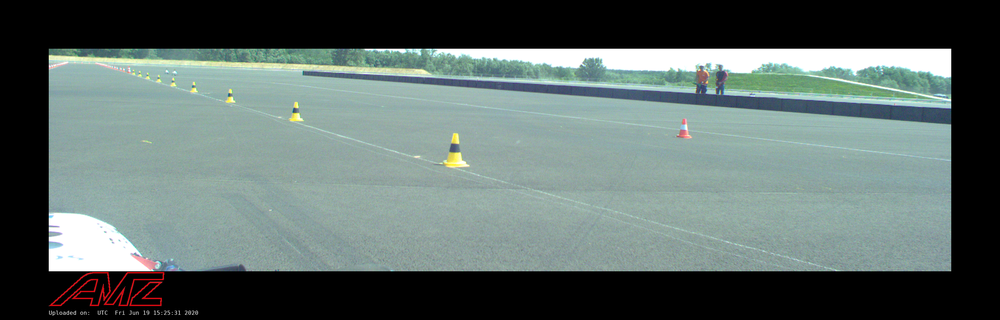
#> input picture images/droite/amz_00886.png, 1000 x 320 px, shrunk from 2872 x 920 before the run
$ python -i proto2.py   (imports and definitions only)
#> lines starting #> are read from the running program, lines starting #| are printed output that depends on the picture; after the words box and inside, x2 and y2 are one past the last pixel; in counts of white or black regions, pixels touching at a corner belong together
#> further down, picture is the input picture: shape (320, 1000, 3); mean B, G, R 105.4, 108.7, 94.5
from ast import main
from fileinput import filename
from os import remove
from tkinter import Tk
from tkinter.filedialog import askopenfilename, askopenfilenames

import cv2
import numpy as np
from screeninfo import get_monitors

#from os import environ # remove comment if crash on get_monitors()

screen = get_monitors()[0]
screen_width = screen.width
screen_height = screen.height

# [13 lines not run here, left out]

morphic_kernel = cv2.getStructuringElement(cv2.MORPH_ELLIPSE, (3, 3))
joining_kernel = cv2.getStructuringElement(cv2.MORPH_ELLIPSE, (5, 20))
polishing_kernel = cv2.getStructuringElement(cv2.MORPH_ELLIPSE, (11, 11))

hsv_color_ranges = {
    'blue': {
        'lower': np.array([90, 100, 70]),
        'upper': np.array([128, 255, 255])
    },
    'yellow': {
        'lower': np.array([25, 50, 70]),
        'upper': np.array([35, 255, 255])
    }
}


def findRegionsOfInterest(img_medianBlurred):
    # conversion to HSV color space to prepare for color thresholding
    hsv = cv2.cvtColor(img_medianBlurred, cv2.COLOR_BGR2HSV)
#> hsv: shape (320, 1000, 3); mean H, S, V 50.9, 27.2, 110.4

    # thresholding
    blue_mask = cv2.inRange(hsv, hsv_color_ranges['blue']['lower'],
                            hsv_color_ranges['blue']['upper'])
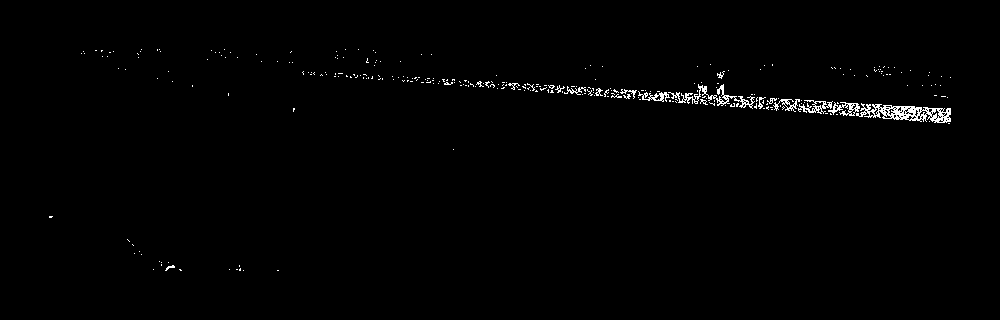
#> blue_mask: shape (320, 1000); 0.95% white in thin lines or dots, all inside (x1, y1, x2, y2) = (49, 49, 951, 271)
    blue_mask = cv2.morphologyEx(blue_mask,
                                 cv2.MORPH_OPEN,
                                 morphic_kernel,
                                 iterations=5)
#> blue_mask: shape (320, 1000); every value is 0
    blue_mask = cv2.morphologyEx(blue_mask,
                                 cv2.MORPH_CLOSE,
                                 morphic_kernel,
                                 iterations=5)
    blue_mask = cv2.morphologyEx(blue_mask,
                                 cv2.MORPH_DILATE,
                                 morphic_kernel,
                                 iterations=2)

    contours, _ = cv2.findContours(blue_mask, cv2.RETR_EXTERNAL,
                                   cv2.CHAIN_APPROX_SIMPLE)
#> contours = []

    bounding_box = [cv2.boundingRect(contour) for contour in contours]
#> bounding_box = []

    blue_enlarged_box = []

    for box in bounding_box:
        x, y, w, h = box[0], box[1], box[2], box[3]
        new_w = int(w * 1.4)
        new_h = int(h * 1.9)
        x_displacemet, y_displacement = (new_w - w, new_h - h)
        new_x, new_y = x - (x_displacemet // 2), y - (y_displacement // 2)

        new_box = (new_x, new_y, new_w, new_h)
        blue_enlarged_box.append(new_box)
#> this loop made 0 passes
#> after the loop, blue_enlarged_box = []

    yellow_mask = cv2.inRange(hsv, hsv_color_ranges['yellow']['lower'],
                              hsv_color_ranges['yellow']['upper'])
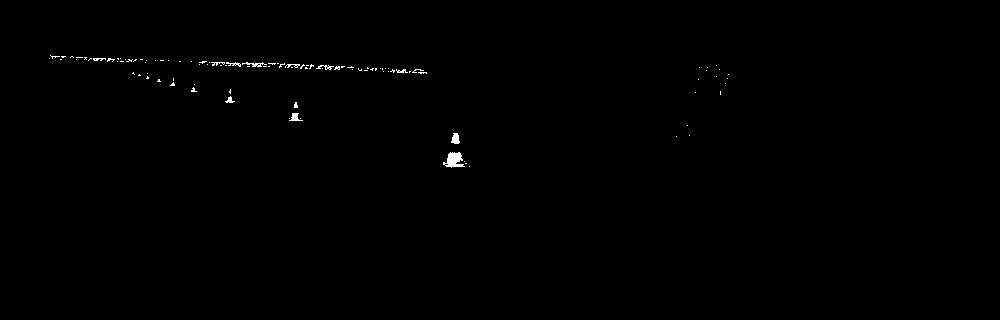
#> yellow_mask: shape (320, 1000); 0.32% white; 104 white regions (93 under 20 px), largest, box (x1, y1, x2, y2) and area: (443, 152, 465, 168) 211, (451, 133, 460, 144) 72, (289, 113, 303, 121) 60
    yellow_mask = cv2.morphologyEx(yellow_mask,
                                   cv2.MORPH_OPEN,
                                   morphic_kernel,
                                   iterations=5)
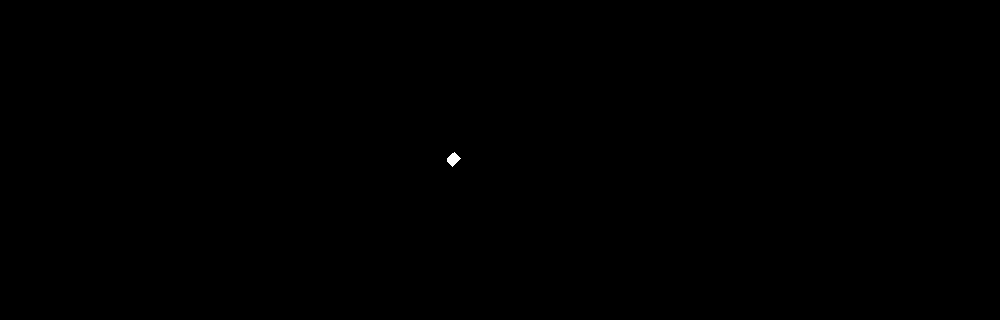
#> yellow_mask: shape (320, 1000); 0.04% white; 1 white region, box (x1, y1, x2, y2) and area: (447, 152, 461, 167) 116
    yellow_mask = cv2.morphologyEx(yellow_mask,
                                   cv2.MORPH_CLOSE,
                                   morphic_kernel,
                                   iterations=5)
    yellow_mask = cv2.morphologyEx(yellow_mask,
                                   cv2.MORPH_DILATE,
                                   morphic_kernel,
                                   iterations=2)
#> yellow_mask: shape (320, 1000); 0.06% white; 1 white region, box (x1, y1, x2, y2) and area: (445, 150, 463, 169) 186

    contours, _ = cv2.findContours(yellow_mask, cv2.RETR_EXTERNAL,
                                   cv2.CHAIN_APPROX_SIMPLE)
#> contours = 1 item

    bounding_box = [cv2.boundingRect(contour) for contour in contours]
#> bounding_box = [(445, 150, 18, 19)]

    yellow_enlarged_box = []

    for box in bounding_box:
        x, y, w, h = box[0], box[1], box[2], box[3]
        new_w = int(w * 1.4)
        new_h = int(h * 1.9)
        x_displacemet, y_displacement = (new_w - w, new_h - h)
        new_x, new_y = x - (x_displacemet // 2), y - (y_displacement // 2)

        new_box = (new_x, new_y, new_w, new_h)
        yellow_enlarged_box.append(new_box)
#> this loop made 1 pass
#> (x, y, w, h, new_w, new_h, x_displacemet, y_displacement) on pass 1: (445, 150, 18, 19, 25, 36, 7, 17)
#> after the loop, yellow_enlarged_box = [(442, 142, 25, 36)]

    return blue_enlarged_box, yellow_enlarged_box


def removeOverlappingRegions(regions):

    i = 0
    while  i < len(regions):
        region = regions[i]
        x1, y1, x2, y2 = region[0], region[1], region[0] + region[2], region[1] + region[3]

        for j in range(0, len(regions)):
            if i != j:
                region_p = regions[j]
                x1_p, y1_p, x2_p, y2_p = region_p[0], region_p[1], region_p[0] + region_p[2], region_p[1] + region_p[3]
                if x1 < x1_p and y1 < y1_p and x2 > x2_p and y2 > y2_p:
                    regions.pop(i)
                    i -=1
                    break
        i += 1

    return regions

def main(img):
    pass

# [21 lines not run here, left out]

>>> import cv2
>>> picture = cv2.imread('images/droite/amz_00886.png')
>>> result = findRegionsOfInterest(picture)
#> result = ([], [(442, 142, 25, 36)])

$ run again, on images/droite/amz_01344.png
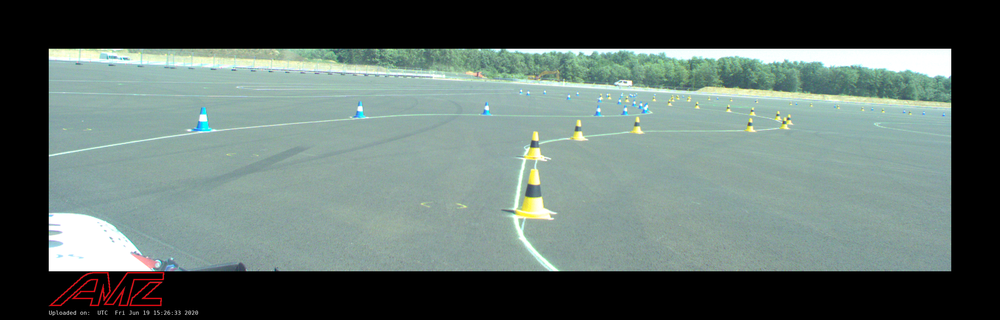
#> input picture images/droite/amz_01344.png, 1000 x 320 px, shrunk from 2872 x 920 before the run
#> picture is the input picture: shape (320, 1000, 3); mean B, G, R 105.8, 110.9, 95.1
#> hsv: shape (320, 1000, 3); mean H, S, V 51.3, 28.3, 112
#> in findRegionsOfInterest, `blue_mask = cv2.inRange(hsv, hsv_color_ranges['blue']['lower'], hsv_co..`:
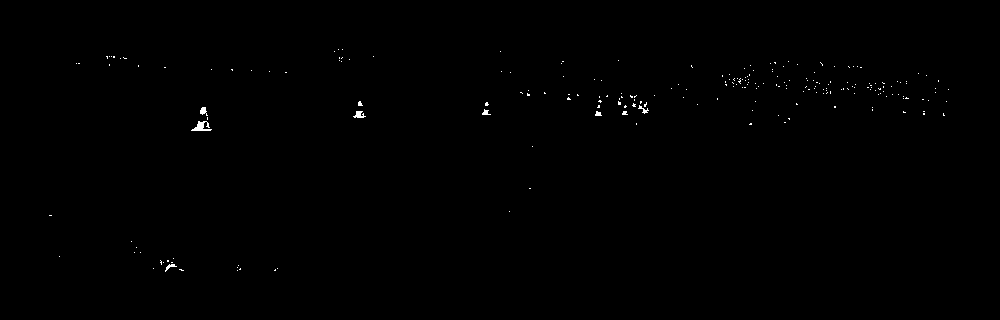
#> blue_mask: shape (320, 1000); 0.25% white in thin lines or dots, all inside (x1, y1, x2, y2) = (49, 49, 949, 272)
#> in findRegionsOfInterest, `contours, _ = cv2.findContours(blue_mask, cv2.RETR_EXTERNAL, cv2.CHAIN..`: contours = []
#> in findRegionsOfInterest, `yellow_mask = cv2.inRange(hsv, hsv_color_ranges['yellow']['lower'], hs..`:
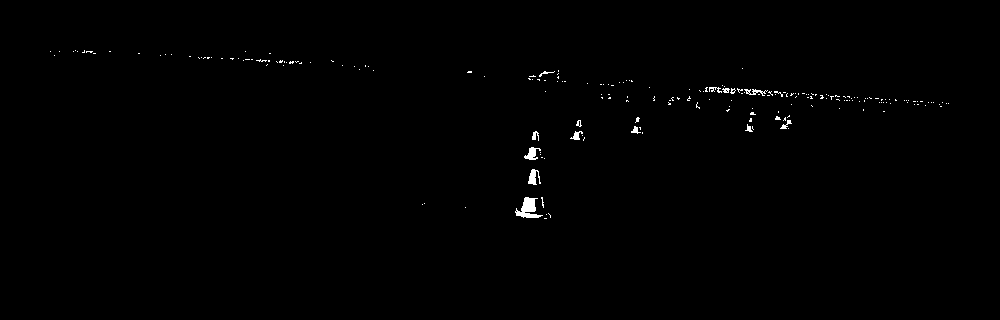
#> yellow_mask: shape (320, 1000); 0.48% white; 210 white regions (197 under 20 px), largest, box (x1, y1, x2, y2) and area: (515, 197, 543, 218) 298, (528, 169, 541, 185) 118, (524, 147, 541, 160) 114
#> in findRegionsOfInterest, `contours, _ = cv2.findContours(yellow_mask, cv2.RETR_EXTERNAL, cv2.CHA..`: contours = 1 item
#> in findRegionsOfInterest, `bounding_box = [cv2.boundingRect(contour) for contour in contours]`: bounding_box = [(520, 195, 17, 19)]
#> the loop in findRegionsOfInterest, `for box in bounding_box:` made 1 pass
#> (x, y, w, h, new_w, new_h, x_displacemet, y_displacement) on pass 1: (520, 195, 17, 19, 23, 36, 6, 17)
#> after the loop in findRegionsOfInterest, `for box in bounding_box:`: yellow_enlarged_box = [(517, 187, 23, 36)]
#> result = ([], [(517, 187, 23, 36)])

$ run again, on images/droite/amz_01362.png
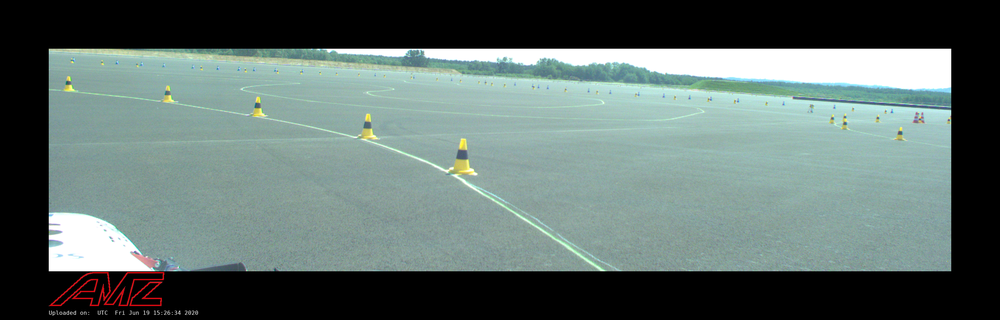
#> input picture images/droite/amz_01362.png, 1000 x 320 px, shrunk from 2872 x 920 before the run
#> picture is the input picture: shape (320, 1000, 3); mean B, G, R 108.3, 112.1, 96.1
#> hsv: shape (320, 1000, 3); mean H, S, V 49.4, 27.7, 113.2
#> in findRegionsOfInterest, `blue_mask = cv2.inRange(hsv, hsv_color_ranges['blue']['lower'], hsv_co..`:
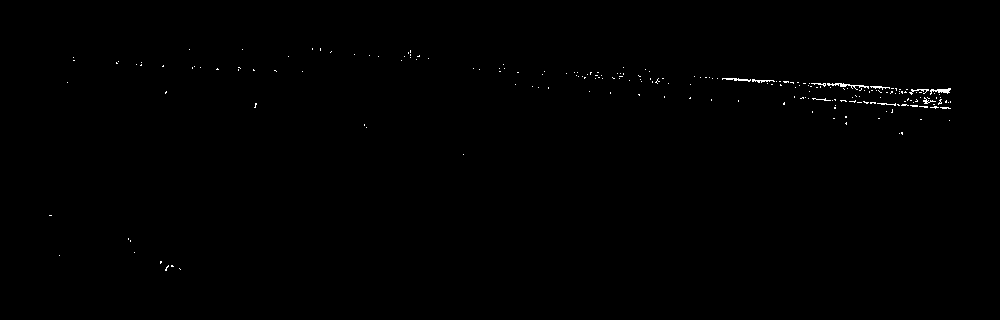
#> blue_mask: shape (320, 1000); 0.3% white in thin lines or dots, all inside (x1, y1, x2, y2) = (49, 48, 951, 271)
#> in findRegionsOfInterest, `contours, _ = cv2.findContours(blue_mask, cv2.RETR_EXTERNAL, cv2.CHAIN..`: contours = []
#> in findRegionsOfInterest, `yellow_mask = cv2.inRange(hsv, hsv_color_ranges['yellow']['lower'], hs..`:
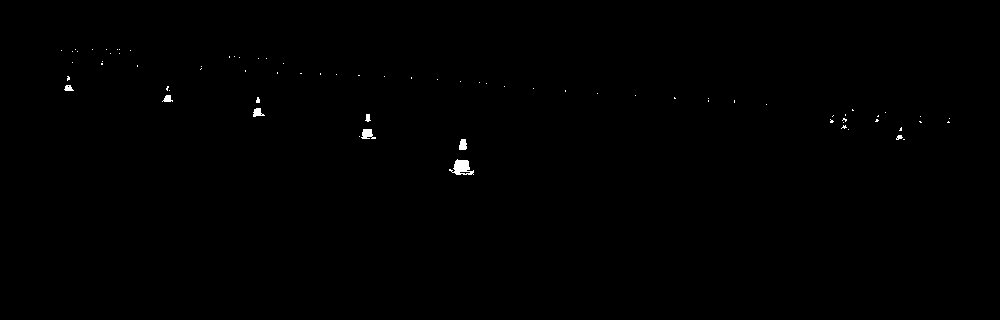
#> yellow_mask: shape (320, 1000); 0.25% white; 75 white regions (67 under 20 px), largest, box (x1, y1, x2, y2) and area: (449, 159, 474, 175) 232, (361, 129, 376, 139) 101, (459, 139, 467, 150) 74
#> in findRegionsOfInterest, `contours, _ = cv2.findContours(yellow_mask, cv2.RETR_EXTERNAL, cv2.CHA..`: contours = 1 contour; box (x1, y1, x2, y2) and area: (451, 158, 471, 176) 194
#> in findRegionsOfInterest, `bounding_box = [cv2.boundingRect(contour) for contour in contours]`: bounding_box = [(451, 158, 20, 18)]
#> the loop in findRegionsOfInterest, `for box in bounding_box:` made 1 pass
#> (x, y, w, h, new_w, new_h, x_displacemet, y_displacement) on pass 1: (451, 158, 20, 18, 28, 34, 8, 16)
#> after the loop in findRegionsOfInterest, `for box in bounding_box:`: yellow_enlarged_box = [(447, 150, 28, 34)]
#> result = ([], [(447, 150, 28, 34)])
